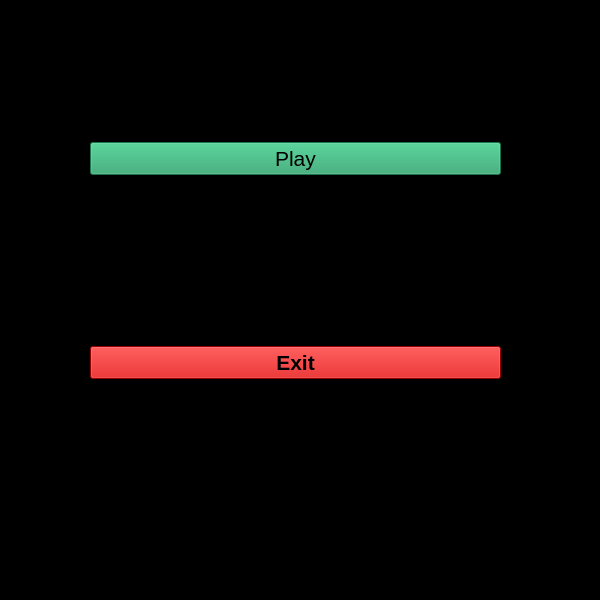
<?xml version="1.0" encoding="UTF-8"?>
<ui version="4.0">
 <class>MainWindow</class>
 <widget class="QMainWindow" name="MainWindow">
  <property name="geometry">
   <rect>
    <x>0</x>
    <y>0</y>
    <width>600</width>
    <height>600</height>
   </rect>
  </property>
  <property name="sizePolicy">
   <sizepolicy hsizetype="Fixed" vsizetype="Fixed">
    <horstretch>0</horstretch>
    <verstretch>0</verstretch>
   </sizepolicy>
  </property>
  <property name="windowTitle">
   <string>MainWindow</string>
  </property>
  <widget class="QWidget" name="centralwidget">
   <property name="sizePolicy">
    <sizepolicy hsizetype="Fixed" vsizetype="Fixed">
     <horstretch>0</horstretch>
     <verstretch>0</verstretch>
    </sizepolicy>
   </property>
   <widget class="QStackedWidget" name="mainWidget">
    <property name="geometry">
     <rect>
      <x>0</x>
      <y>0</y>
      <width>600</width>
      <height>600</height>
     </rect>
    </property>
    <property name="sizePolicy">
     <sizepolicy hsizetype="Fixed" vsizetype="Fixed">
      <horstretch>0</horstretch>
      <verstretch>0</verstretch>
     </sizepolicy>
    </property>
    <property name="maximumSize">
     <size>
      <width>1291</width>
      <height>651</height>
     </size>
    </property>
    <property name="styleSheet">
     <string notr="true">background-color: rgb(0, 0, 0);</string>
    </property>
    <property name="currentIndex">
     <number>0</number>
    </property>
    <widget class="QWidget" name="page">
     <property name="maximumSize">
      <size>
       <width>600</width>
       <height>600</height>
      </size>
     </property>
     <widget class="QWidget" name="verticalLayoutWidget">
      <property name="geometry">
       <rect>
        <x>90</x>
        <y>60</y>
        <width>411</width>
        <height>401</height>
       </rect>
      </property>
      <layout class="QVBoxLayout" name="verticalLayout">
       <item alignment="Qt::AlignVCenter">
        <widget class="QPushButton" name="playButton">
         <property name="minimumSize">
          <size>
           <width>221</width>
           <height>0</height>
          </size>
         </property>
         <property name="font">
          <font>
           <pointsize>16</pointsize>
          </font>
         </property>
         <property name="styleSheet">
          <string notr="true">background-color: rgb(38, 162, 105);
selection-color: rgb(145, 65, 172);</string>
         </property>
         <property name="text">
          <string>Play</string>
         </property>
        </widget>
       </item>
       <item alignment="Qt::AlignVCenter">
        <widget class="QPushButton" name="exitButton">
         <property name="font">
          <font>
           <pointsize>16</pointsize>
           <bold>true</bold>
          </font>
         </property>
         <property name="autoFillBackground">
          <bool>false</bool>
         </property>
         <property name="styleSheet">
          <string notr="true">background-color: rgb(204, 0, 0)</string>
         </property>
         <property name="text">
          <string>Exit</string>
         </property>
        </widget>
       </item>
      </layout>
     </widget>
    </widget>
    <widget class="QWidget" name="page_2">
     <widget class="QLabel" name="wontext">
      <property name="geometry">
       <rect>
        <x>90</x>
        <y>130</y>
        <width>431</width>
        <height>81</height>
       </rect>
      </property>
      <property name="styleSheet">
       <string notr="true">font-family: &quot;Arial&quot;;
background-color: rgb(145, 65, 172);
    font-size: 16px;
    font-weight: bold;
    color: #333;
    border: 2px solid #333;
    border-radius: 10px;
    padding: 10px;</string>
      </property>
      <property name="text">
       <string>YOU WON !!!</string>
      </property>
     </widget>
     <widget class="QPushButton" name="return1button">
      <property name="geometry">
       <rect>
        <x>150</x>
        <y>380</y>
        <width>291</width>
        <height>32</height>
       </rect>
      </property>
      <property name="minimumSize">
       <size>
        <width>221</width>
        <height>0</height>
       </size>
      </property>
      <property name="font">
       <font>
        <pointsize>16</pointsize>
       </font>
      </property>
      <property name="styleSheet">
       <string notr="true">background-color: rgb(38, 162, 105);
selection-color: rgb(145, 65, 172);</string>
      </property>
      <property name="text">
       <string>Return to main menu</string>
      </property>
     </widget>
    </widget>
    <widget class="QWidget" name="page_3">
     <widget class="QPushButton" name="return2button">
      <property name="geometry">
       <rect>
        <x>150</x>
        <y>390</y>
        <width>291</width>
        <height>32</height>
       </rect>
      </property>
      <property name="minimumSize">
       <size>
        <width>221</width>
        <height>0</height>
       </size>
      </property>
      <property name="font">
       <font>
        <pointsize>16</pointsize>
       </font>
      </property>
      <property name="styleSheet">
       <string notr="true">background-color: rgb(38, 162, 105);
selection-color: rgb(145, 65, 172);</string>
      </property>
      <property name="text">
       <string>Return to main menu</string>
      </property>
     </widget>
     <widget class="QLabel" name="losttext">
      <property name="geometry">
       <rect>
        <x>90</x>
        <y>130</y>
        <width>431</width>
        <height>81</height>
       </rect>
      </property>
      <property name="styleSheet">
       <string notr="true">font-family: &quot;Arial&quot;;
background-color: rgb(145, 65, 172);
    font-size: 16px;
    font-weight: bold;
    color: #333;
    border: 2px solid #333;
    border-radius: 10px;
    padding: 10px;</string>
      </property>
      <property name="text">
       <string>YOU LOST !!!</string>
      </property>
     </widget>
    </widget>
   </widget>
  </widget>
 </widget>
 <resources/>
 <connections/>
</ui>
